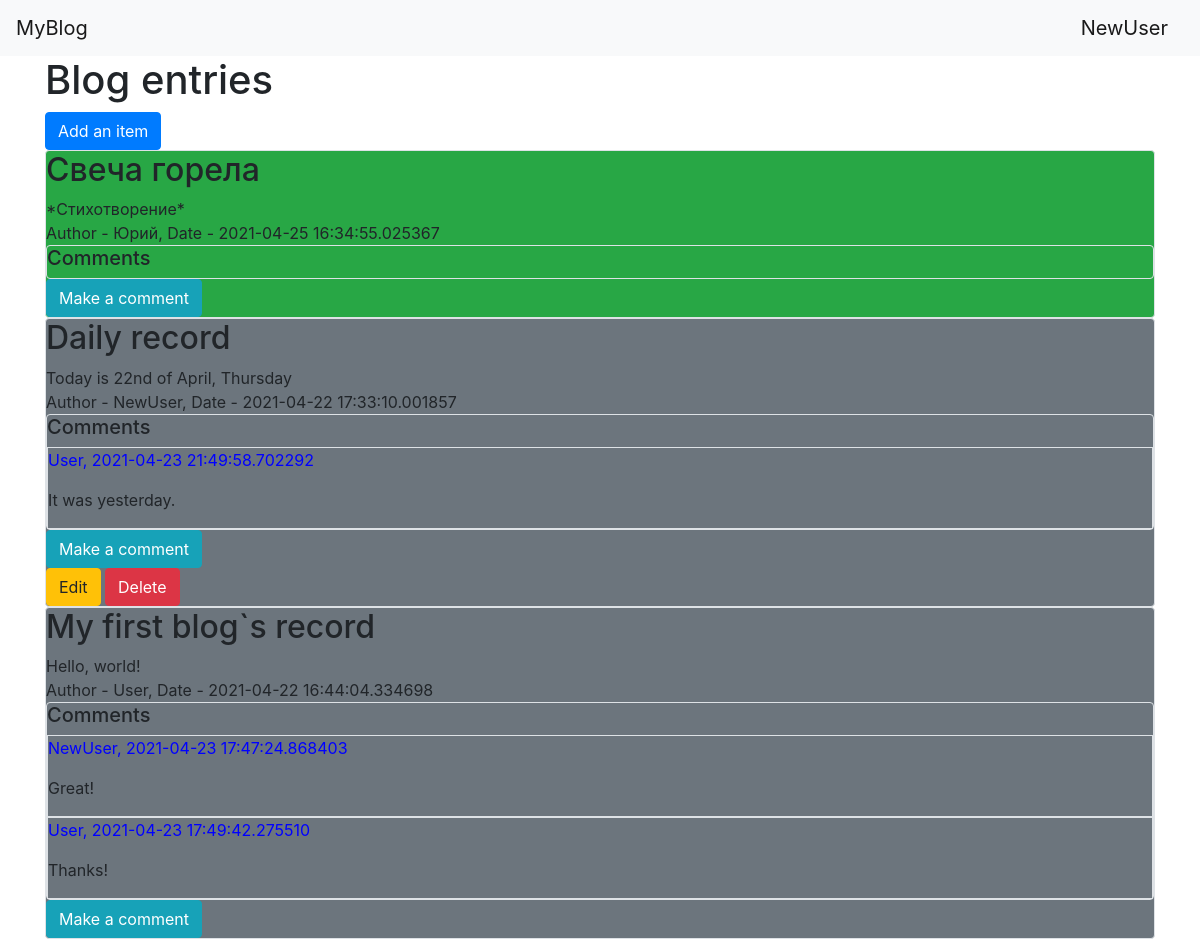
/ (signed in), run on the app's committed database.
### data/users_class.py (models this page shows, shortened)
class User(SqlAlchemyBase, UserMixin):
    __tablename__ = 'users'
    id = sqlalchemy.Column(sqlalchemy.Integer,
                           primary_key=True, autoincrement=True)
    name = sqlalchemy.Column(sqlalchemy.String, nullable=True)
    about = sqlalchemy.Column(sqlalchemy.String, nullable=True)
    email = sqlalchemy.Column(sqlalchemy.String,
                              index=True, unique=True, nullable=True)
    hashed_password = sqlalchemy.Column(sqlalchemy.String, nullable=True)
    created_date = sqlalchemy.Column(sqlalchemy.DateTime,
                                     default=datetime.datetime.now)
    news = orm.relation("News", back_populates='user')

### data/news_class.py (models this page shows)
class News(SqlAlchemyBase):
    __tablename__ = 'news'
    id = sqlalchemy.Column(sqlalchemy.Integer,
                           primary_key=True, autoincrement=True)
    title = sqlalchemy.Column(sqlalchemy.String, nullable=True)
    content = sqlalchemy.Column(sqlalchemy.String, nullable=True)
    created_date = sqlalchemy.Column(sqlalchemy.DateTime,
                                     default=datetime.datetime.now)
    is_private = sqlalchemy.Column(sqlalchemy.Boolean, default=True)
    user_id = sqlalchemy.Column(sqlalchemy.Integer,
                                sqlalchemy.ForeignKey("users.id"))
    user = orm.relation('User')

### data/comment_class.py (models this page shows)
class Comment(SqlAlchemyBase):
    __tablename__ = 'comments'
    id = sqlalchemy.Column(sqlalchemy.Integer,
                           primary_key=True, autoincrement=True)
    content = sqlalchemy.Column(sqlalchemy.String, nullable=True)
    created_date = sqlalchemy.Column(sqlalchemy.DateTime,
                                     default=datetime.datetime.now)
    user = sqlalchemy.Column(sqlalchemy.String)
    new_id = sqlalchemy.Column(sqlalchemy.Integer)

### main.py (the view)
@app.route("/")
def index():
    db_sess = db_session.create_session()
    if current_user.is_authenticated:
        news = db_sess.query(News).filter(
            (News.user == current_user) | (News.is_private != True)).order_by(-News.id)
    else:
        news = db_sess.query(News).filter(News.is_private != True).order_by(-News.id)
    comments = db_sess.query(Comment)
    time_now = datetime.now().hour * 60 + datetime.now().minute
    return render_template("index.html", title="Blog", news=news, comments=comments, time=time_now, datetime=datetime)

### data/db_session.py (called while the page is built)
def create_session() -> Session:
    global __factory
    return __factory()

### main.py (called while the page is built)
@login_manager.user_loader
def load_user(user_id):
    db_sess = db_session.create_session()
    return db_sess.query(User).get(user_id)

### templates/index.html (shortened to what this page needs)
{% extends "base.html" %}
{% block content %}
<h1>Blog entries</h1>
{% if current_user.is_authenticated %}
    <a href="news" class="btn btn-primary">Add an item</a>
{% endif %}
{% for item in news%}
    {% if (datetime.today() - item.created_date).days < 2 %}
        <div class="col-md6 border rounded bg-success">
    {% elif ((datetime.today() - item.created_date).days) == 2 and
            (time - item.created_date.hour * 60 + item.created_date.minute) > 120 %}
                <div class="col-md6 border rounded bg-secondary">
    {% else %}
        <div class="col-md6 border rounded bg-secondary">
    {% endif %}
            <h2>{{item.title}}</h2>
            <div>
                {{item.content}}
            </div>
            <div>
                Author - {{item.user.name}}, Date - {{item.created_date}}
                <div class="col-md6 border rounded">
                    <h5>Comments</h5>
                     {% for elem in comments %}
                        {% if item.id == elem.new_id %}
                            <div class="col-md6 border">
                                <p><font color="blue">{{ elem.user }}, {{elem.created_date}}</font></p>
                                <p>{{ elem.content }}</p>
                            </div>
                        {% endif %}
                     {% endfor %}
                </div>
                {% if current_user.is_authenticated %}
                <div>
                    <a href="/comment/{{ item.id }}" class="btn btn-info">
                        Make a comment
                    </a>
                </div>
                {% endif %}
            </div>
            {% if current_user.is_authenticated and current_user == item.user %}
            <div>
                <a href="/news/{{ item.id }}" class="btn btn-warning">
                    Edit
                </a>
                <a href="/news_delete/{{ item.id }}" class="btn btn-danger">
                    Delete
                </a>
            </div>
            {% endif %}
        </div>
{% endfor %}
{% endblock %}

### templates/base.html (shortened to what this page needs)
<!doctype html>
<html lang="en">
<head>
    <link rel="stylesheet"
          href="https://stackpath.bootstrapcdn.com/bootstrap/4.4.1/css/bootstrap.min.css"
>
</head>
<body>
<header>
    <nav class="navbar navbar-light bg-light">
        <a class="navbar-brand" href="/">MyBlog</a>
        {% if current_user.is_authenticated %}
        <a class="navbar-brand" href="/profile">{{ current_user.name }}</a>
        {% else %}
        <p>
            <a class="btn btn-primary " href="/register">Register</a>
            <a class="btn btn-success" href="/login">Sign in</a>
        </p>
        {% endif %}
    </nav>
</header>
<main role="main" class="container">
    {% block content %}{% endblock %}
</main>
</body>
</html>

### data on the page
User: name "NewUser"
News: title "Свеча горела", content "*Стихотворение*", user.name "Юрий", created_date "2021-04-25 16:34:55.025367"
News: title "Daily record", content "Today is 22nd of April, Thursday", user.name "NewUser", created_date "2021-04-22 17:33:10.001857"
Comment: user "User", created_date "2021-04-23 21:49:58.702292", content "It was yesterday."
News: title "My first blog`s record", content "Hello, world!", user.name "User", created_date "2021-04-22 16:44:04.334698"
Comment: user "NewUser", created_date "2021-04-23 17:47:24.868403", content "Great!"
Comment: user "User", created_date "2021-04-23 17:49:42.275510", content "Thanks!"
